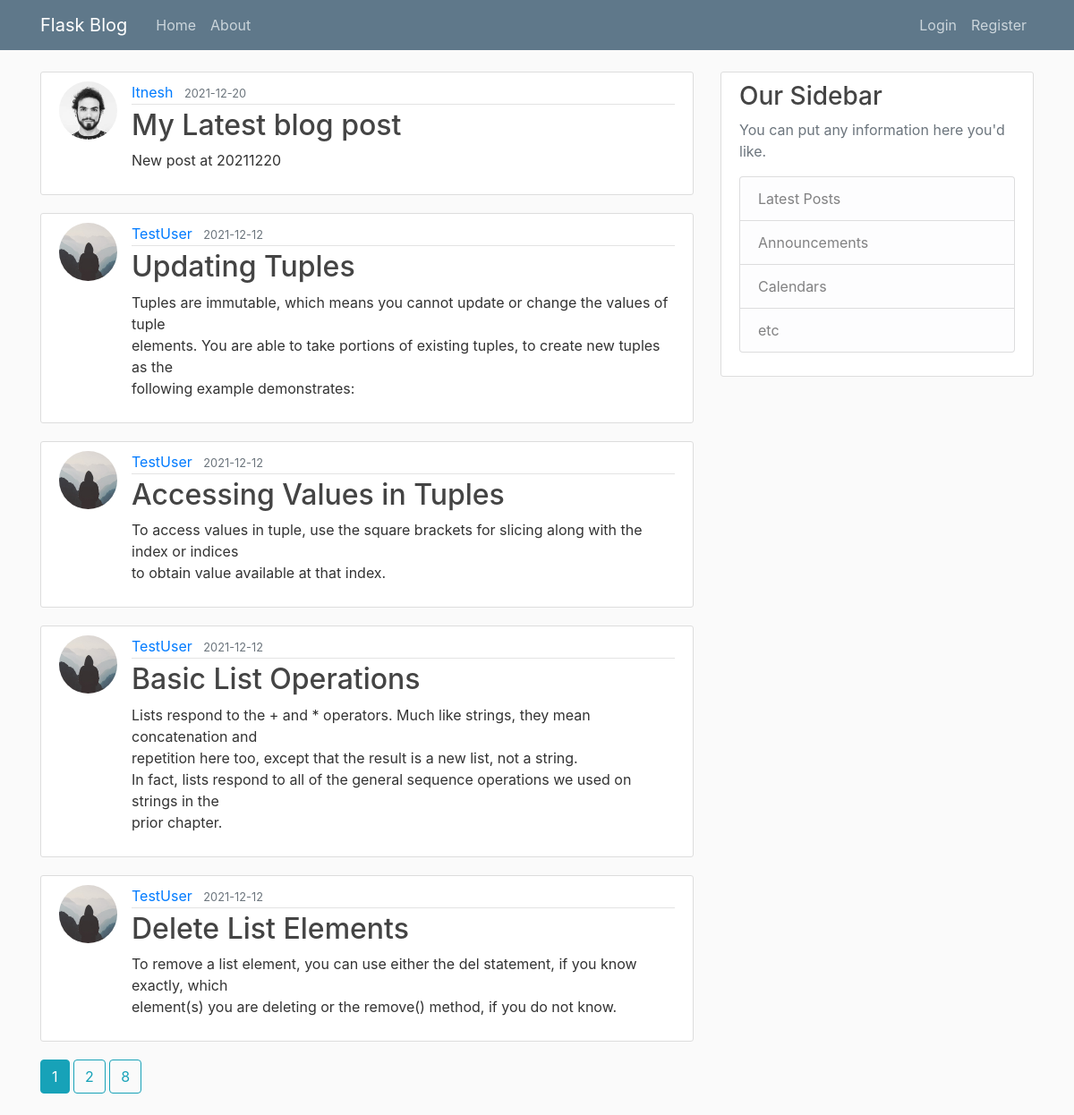
The page /home on the database its author committed.
### flaskblog/model.py (models this page shows, shortened)
class Post(db.Model):
    id = db.Column(db.Integer, primary_key=True)
    title = db.Column(db.String(100), nullable=False)
    date_posted = db.Column(db.DateTime, nullable=False, default=datetime.utcnow)
    content = db.Column(db.Text, nullable=False)
    user_id = db.Column(db.Integer, db.ForeignKey('user.id'), nullable=False)

class User(db.Model, UserMixin):
    id = db.Column(db.Integer, primary_key=True)
    username = db.Column(db.String(20), unique=True, nullable=False)
    email = db.Column(db.String(120), unique=True, nullable=False)
    image_file = db.Column(db.String(20), nullable=False, default='default.jpg')
    password = db.Column(db.String(60), nullable=False)
    posts = db.relationship('Post', backref='author', lazy=True)

### flaskblog/main/routes.py (the view)
@main.route("/")
@main.route("/home")
def home():
    page = request.args.get('page', 1, type=int)
    posts = Post.query.order_by(Post.date_posted.desc()).paginate(page=page, per_page=5)
    return render_template('home.html', posts=posts)

### flaskblog/templates/home.html
{% extends "layout.html" %}
{% block content %}
	{% for post in posts.items %}
		<article class="media content-section">
			<img class="rounded-circle article-img" src="{{ url_for('static', filename='Profile_pic/'+post.author.image_file) }}">
			<div class="media-body">
				<div class="article-metadata">
					<a class="mr-2" href="{{url_for('users.user_posts', username=post.author.username)}}">{{ post.author.username }}</a>
					<small class="text-muted">{{ post.date_posted.strftime('%Y-%m-%d') }}</small>
				</div>
				<h2><a class="article-title" href="{{url_for('posts.post', post_id=post.id)}}">{{ post.title }}</a></h2>
				<p class="article-content">{{ post.content }}</p>
			</div>
		</article>
	{% endfor %}
	{% for page_num in posts.iter_pages(left_edge=1, right_edge=1, left_current=1, right_current=2) %}
		{% if page_num %}
			{% if posts.page==page_num %}
				<a class="btn btn-info mb-4" href="{{ url_for('main.home', page=page_num)}}">{{page_num}}</a>
			{% else %}
				<a class="btn btn-outline-info mb-4" href="{{ url_for('main.home', page=page_num)}}">{{page_num}}</a>
			{% endif %}
		{% endif %}
	{% endfor %}
{% endblock content %}

### flaskblog/templates/layout.html (shortened to what this page needs)
<!DOCTYPE html>
<html>
<head>
    <link rel="stylesheet" href="https://maxcdn.bootstrapcdn.com/bootstrap/4.0.0/css/bootstrap.min.css">
    <link rel="stylesheet" type="text/css" href="{{ url_for('static', filename='main.css') }}">
</head>
<body>
    <header class="site-header">
      <nav class="navbar navbar-expand-md navbar-dark bg-steel fixed-top">
        <div class="container">
          <a class="navbar-brand mr-4" href="/">Flask Blog</a>
          <div class="collapse navbar-collapse" id="navbarToggle">
            <div class="navbar-nav mr-auto">
              <a class="nav-item nav-link" href="{{ url_for('main.home') }}">Home</a>
              <a class="nav-item nav-link" href="{{ url_for('main.about') }}">About</a>
            </div>
            <div class="navbar-nav">
              {% if current_user.is_authenticated %}
                <a class="nav-item nav-link" href="{{ url_for('posts.new_post') }}">New Post</a>
                <a class="nav-item nav-link" href="{{ url_for('users.account') }}">Account</a>
                <a class="nav-item nav-link" href="{{ url_for('users.logout') }}">Logout</a>
              {% else %}
                <a class="nav-item nav-link" href="{{ url_for('users.login') }}">Login</a>
                <a class="nav-item nav-link" href="{{ url_for('users.register') }}">Register</a>
              {% endif %}
            </div>
          </div>
        </div>
      </nav>
    </header>
    <main role="main" class="container">
      <div class="row">
        <div class="col-md-8">
          {% block content %}{% endblock %}
        </div>
        <div class="col-md-4">
          <div class="content-section">
            <h3>Our Sidebar</h3>
            <p class='text-muted'>You can put any information here you'd like.
              <ul class="list-group">
                <li class="list-group-item list-group-item-light">Latest Posts</li>
                <li class="list-group-item list-group-item-light">Announcements</li>
                <li class="list-group-item list-group-item-light">Calendars</li>
                <li class="list-group-item list-group-item-light">etc</li>
              </ul>
            </p>
          </div>
        </div>
      </div>
    </main>
</body>
</html>

### flaskblog/static/main.css (style rules this page uses)
body { background: #fafafa; color: #333333; margin-top: 5rem; }
h1, h2, h3, h4, h5, h6 { color: #444444; }
.bg-steel { background-color: #5f788a; }
.site-header .navbar-nav .nav-link { color: #cbd5db; }
.content-section { background: #ffffff; padding: 10px 20px; border: 1px solid #dddddd; border-radius: 3px; margin-bottom: 20px; }
.article-title { color: #444444; }
.article-content { white-space: pre-line; }
.article-img { height: 65px; width: 65px; margin-right: 16px; }
.article-metadata { padding-bottom: 1px; margin-bottom: 4px; border-bottom: 1px solid #e3e3e3 }

### rows shown on the page
Post: image_file (picture), author.username "Itnesh", date_posted "2021-12-20", title "My Latest blog post", content "New post at 20211220"
Post: image_file (placeholder picture), author.username "TestUser", date_posted "2021-12-12", title "Updating Tuples", content "Tuples are immutable, which means you cannot update or change the values of tuple elements. You are able to take portions of existing tuples, to create new tuples as the following example demonstrates:"
Post: image_file (placeholder picture), author.username "TestUser", date_posted "2021-12-12", title "Accessing Values in Tuples", content "To access values in tuple, use the square brackets for slicing along with the index or indices to obtain value available at that index."
Post: image_file (placeholder picture), author.username "TestUser", date_posted "2021-12-12", title "Basic List Operations", content "Lists respond to the + and * operators. Much like strings, they mean concatenation and repetition here too, except that the result is a new list, not a string. In fact, lists respond to all of the general sequence operations we used on strings in the prior chapter."
Post: image_file (placeholder picture), author.username "TestUser", date_posted "2021-12-12", title "Delete List Elements", content "To remove a list element, you can use either the del statement, if you know exactly, which element(s) you are deleting or the remove() method, if you do not know."

### other values the page prints
{{ page_num }} "1"
{{ page_num }} "2" "8"
